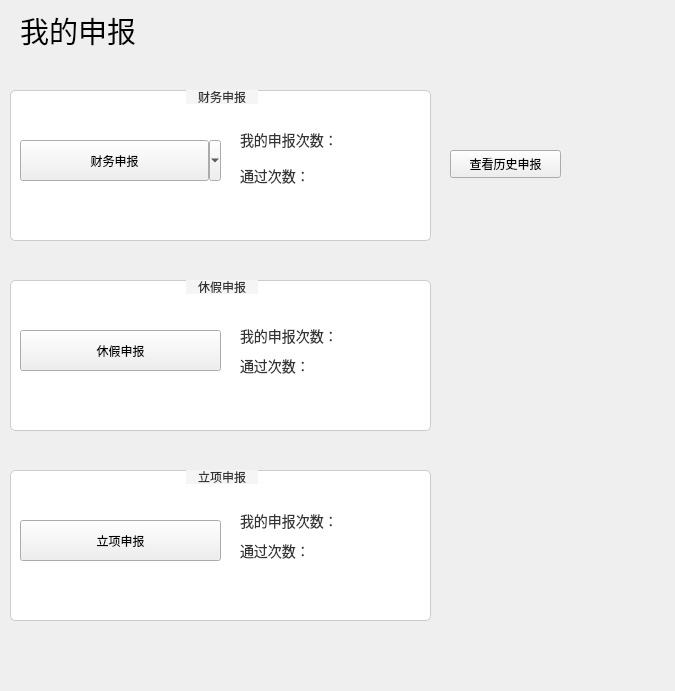
<?xml version="1.0" encoding="UTF-8"?>
<ui version="4.0">
 <class>PersonalApplication</class>
 <widget class="QWidget" name="PersonalApplication">
  <property name="geometry">
   <rect>
    <x>0</x>
    <y>0</y>
    <width>675</width>
    <height>691</height>
   </rect>
  </property>
  <property name="sizePolicy">
   <sizepolicy hsizetype="MinimumExpanding" vsizetype="MinimumExpanding">
    <horstretch>0</horstretch>
    <verstretch>0</verstretch>
   </sizepolicy>
  </property>
  <property name="windowTitle">
   <string>Form</string>
  </property>
  <property name="styleSheet">
   <string notr="true">QGroupBox {
    border: 1px solid #cccccc; /* 浅灰色边框 */
    border-radius: 5px; /* 圆角边框 */
    margin-top: 1ex; /* 顶部外边距 */
    padding: 10px; /* 内边距 */
    background-color: #ffffff; /* 白色背景 */
}

QGroupBox::title {
    subcontrol-origin: margin;
    subcontrol-position: top center; /* 标题位置 */
    padding: 0 10px; /* 标题内边距 */
    background-color: #f5f5f5; /* 浅灰色标题背景 */
    color: #333333; /* 深灰色标题文字 */
    font-weight: bold; /* 标题加粗 */
}</string>
  </property>
  <widget class="QLabel" name="labelTitle2">
   <property name="geometry">
    <rect>
     <x>20</x>
     <y>10</y>
     <width>251</width>
     <height>41</height>
    </rect>
   </property>
   <property name="font">
    <font>
     <pointsize>22</pointsize>
    </font>
   </property>
   <property name="text">
    <string>我的申报</string>
   </property>
  </widget>
  <widget class="QGroupBox" name="groupBoxFinancial">
   <property name="geometry">
    <rect>
     <x>10</x>
     <y>90</y>
     <width>421</width>
     <height>151</height>
    </rect>
   </property>
   <property name="title">
    <string>财务申报</string>
   </property>
   <widget class="QToolButton" name="tbtnFinancial">
    <property name="geometry">
     <rect>
      <x>10</x>
      <y>50</y>
      <width>201</width>
      <height>41</height>
     </rect>
    </property>
    <property name="layoutDirection">
     <enum>Qt::LayoutDirection::LeftToRight</enum>
    </property>
    <property name="text">
     <string>财务申报</string>
    </property>
    <property name="popupMode">
     <enum>QToolButton::ToolButtonPopupMode::MenuButtonPopup</enum>
    </property>
    <property name="toolButtonStyle">
     <enum>Qt::ToolButtonStyle::ToolButtonTextBesideIcon</enum>
    </property>
   </widget>
   <widget class="QLabel" name="labFinancialPassNum">
    <property name="geometry">
     <rect>
      <x>230</x>
      <y>70</y>
      <width>111</width>
      <height>31</height>
     </rect>
    </property>
    <property name="styleSheet">
     <string notr="true">QLabel {
    background-color: transparent; /* 透明背景 */
    color: #333333; /* 深灰色文字 */
    font-family: Arial, sans-serif;
    font-size: 14px;
    border: none; /* 无边框 */
    padding: 0; /* 无内边距 */
    margin: 0; /* 无外边距 */
}</string>
    </property>
    <property name="text">
     <string>通过次数：</string>
    </property>
   </widget>
   <widget class="QLabel" name="labelFinancialNum">
    <property name="geometry">
     <rect>
      <x>230</x>
      <y>40</y>
      <width>111</width>
      <height>19</height>
     </rect>
    </property>
    <property name="styleSheet">
     <string notr="true">QLabel {
    background-color: transparent; /* 透明背景 */
    color: #333333; /* 深灰色文字 */
    font-family: Arial, sans-serif;
    font-size: 14px;
    border: none; /* 无边框 */
    padding: 0; /* 无内边距 */
    margin: 0; /* 无外边距 */
}</string>
    </property>
    <property name="text">
     <string>我的申报次数：</string>
    </property>
   </widget>
  </widget>
  <widget class="QGroupBox" name="groupBoxVacation">
   <property name="geometry">
    <rect>
     <x>10</x>
     <y>280</y>
     <width>421</width>
     <height>151</height>
    </rect>
   </property>
   <property name="title">
    <string>休假申报</string>
   </property>
   <widget class="QToolButton" name="tbtnVacation">
    <property name="geometry">
     <rect>
      <x>10</x>
      <y>50</y>
      <width>201</width>
      <height>41</height>
     </rect>
    </property>
    <property name="layoutDirection">
     <enum>Qt::LayoutDirection::LeftToRight</enum>
    </property>
    <property name="text">
     <string>休假申报</string>
    </property>
    <property name="popupMode">
     <enum>QToolButton::ToolButtonPopupMode::DelayedPopup</enum>
    </property>
    <property name="toolButtonStyle">
     <enum>Qt::ToolButtonStyle::ToolButtonTextBesideIcon</enum>
    </property>
   </widget>
   <widget class="QLabel" name="labelVacationNum">
    <property name="geometry">
     <rect>
      <x>230</x>
      <y>40</y>
      <width>111</width>
      <height>31</height>
     </rect>
    </property>
    <property name="styleSheet">
     <string notr="true">QLabel {
    background-color: transparent; /* 透明背景 */
    color: #333333; /* 深灰色文字 */
    font-family: Arial, sans-serif;
    font-size: 14px;
    border: none; /* 无边框 */
    padding: 0; /* 无内边距 */
    margin: 0; /* 无外边距 */
}</string>
    </property>
    <property name="text">
     <string>我的申报次数：</string>
    </property>
   </widget>
   <widget class="QLabel" name="labVacationPassNum">
    <property name="geometry">
     <rect>
      <x>230</x>
      <y>70</y>
      <width>111</width>
      <height>31</height>
     </rect>
    </property>
    <property name="styleSheet">
     <string notr="true">QLabel {
    background-color: transparent; /* 透明背景 */
    color: #333333; /* 深灰色文字 */
    font-family: Arial, sans-serif;
    font-size: 14px;
    border: none; /* 无边框 */
    padding: 0; /* 无内边距 */
    margin: 0; /* 无外边距 */
}</string>
    </property>
    <property name="text">
     <string>通过次数：</string>
    </property>
   </widget>
   <widget class="QGroupBox" name="groupBoxVacation_2">
    <property name="geometry">
     <rect>
      <x>210</x>
      <y>300</y>
      <width>421</width>
      <height>151</height>
     </rect>
    </property>
    <property name="title">
     <string>休假申报</string>
    </property>
    <widget class="QToolButton" name="tbtnVacation_2">
     <property name="geometry">
      <rect>
       <x>10</x>
       <y>50</y>
       <width>201</width>
       <height>41</height>
      </rect>
     </property>
     <property name="layoutDirection">
      <enum>Qt::LayoutDirection::LeftToRight</enum>
     </property>
     <property name="text">
      <string>休假申报</string>
     </property>
     <property name="popupMode">
      <enum>QToolButton::ToolButtonPopupMode::DelayedPopup</enum>
     </property>
     <property name="toolButtonStyle">
      <enum>Qt::ToolButtonStyle::ToolButtonTextBesideIcon</enum>
     </property>
    </widget>
    <widget class="QLabel" name="labelVacationNum_2">
     <property name="geometry">
      <rect>
       <x>230</x>
       <y>40</y>
       <width>111</width>
       <height>31</height>
      </rect>
     </property>
     <property name="styleSheet">
      <string notr="true">QLabel {
    background-color: transparent; /* 透明背景 */
    color: #333333; /* 深灰色文字 */
    font-family: Arial, sans-serif;
    font-size: 14px;
    border: none; /* 无边框 */
    padding: 0; /* 无内边距 */
    margin: 0; /* 无外边距 */
}</string>
     </property>
     <property name="text">
      <string>我的申报次数：</string>
     </property>
    </widget>
    <widget class="QLabel" name="labVacationPassNum_2">
     <property name="geometry">
      <rect>
       <x>230</x>
       <y>70</y>
       <width>111</width>
       <height>31</height>
      </rect>
     </property>
     <property name="styleSheet">
      <string notr="true">QLabel {
    background-color: transparent; /* 透明背景 */
    color: #333333; /* 深灰色文字 */
    font-family: Arial, sans-serif;
    font-size: 14px;
    border: none; /* 无边框 */
    padding: 0; /* 无内边距 */
    margin: 0; /* 无外边距 */
}</string>
     </property>
     <property name="text">
      <string>通过次数：</string>
     </property>
    </widget>
   </widget>
   <widget class="QPushButton" name="pushButton_2">
    <property name="geometry">
     <rect>
      <x>650</x>
      <y>170</y>
      <width>111</width>
      <height>28</height>
     </rect>
    </property>
    <property name="text">
     <string>查看历史申报</string>
    </property>
   </widget>
   <widget class="QGroupBox" name="groupBoxProjection_2">
    <property name="geometry">
     <rect>
      <x>210</x>
      <y>490</y>
      <width>421</width>
      <height>151</height>
     </rect>
    </property>
    <property name="title">
     <string>立项申报</string>
    </property>
    <widget class="QToolButton" name="tbtnProjection_2">
     <property name="geometry">
      <rect>
       <x>10</x>
       <y>50</y>
       <width>201</width>
       <height>41</height>
      </rect>
     </property>
     <property name="layoutDirection">
      <enum>Qt::LayoutDirection::LeftToRight</enum>
     </property>
     <property name="text">
      <string>立项申报</string>
     </property>
     <property name="popupMode">
      <enum>QToolButton::ToolButtonPopupMode::DelayedPopup</enum>
     </property>
     <property name="toolButtonStyle">
      <enum>Qt::ToolButtonStyle::ToolButtonTextBesideIcon</enum>
     </property>
    </widget>
    <widget class="QLabel" name="labelProjectionNum_2">
     <property name="geometry">
      <rect>
       <x>230</x>
       <y>40</y>
       <width>111</width>
       <height>21</height>
      </rect>
     </property>
     <property name="styleSheet">
      <string notr="true">QLabel {
    background-color: transparent; /* 透明背景 */
    color: #333333; /* 深灰色文字 */
    font-family: Arial, sans-serif;
    font-size: 14px;
    border: none; /* 无边框 */
    padding: 0; /* 无内边距 */
    margin: 0; /* 无外边距 */
}</string>
     </property>
     <property name="text">
      <string>我的申报次数： </string>
     </property>
    </widget>
    <widget class="QLabel" name="labProjectionPassNum_2">
     <property name="geometry">
      <rect>
       <x>230</x>
       <y>70</y>
       <width>111</width>
       <height>21</height>
      </rect>
     </property>
     <property name="styleSheet">
      <string notr="true">QLabel {
    background-color: transparent; /* 透明背景 */
    color: #333333; /* 深灰色文字 */
    font-family: Arial, sans-serif;
    font-size: 14px;
    border: none; /* 无边框 */
    padding: 0; /* 无内边距 */
    margin: 0; /* 无外边距 */
}</string>
     </property>
     <property name="text">
      <string>通过次数：</string>
     </property>
    </widget>
   </widget>
  </widget>
  <widget class="QGroupBox" name="groupBoxProjection">
   <property name="geometry">
    <rect>
     <x>10</x>
     <y>470</y>
     <width>421</width>
     <height>151</height>
    </rect>
   </property>
   <property name="title">
    <string>立项申报</string>
   </property>
   <widget class="QToolButton" name="tbtnProjection">
    <property name="geometry">
     <rect>
      <x>10</x>
      <y>50</y>
      <width>201</width>
      <height>41</height>
     </rect>
    </property>
    <property name="layoutDirection">
     <enum>Qt::LayoutDirection::LeftToRight</enum>
    </property>
    <property name="text">
     <string>立项申报</string>
    </property>
    <property name="popupMode">
     <enum>QToolButton::ToolButtonPopupMode::DelayedPopup</enum>
    </property>
    <property name="toolButtonStyle">
     <enum>Qt::ToolButtonStyle::ToolButtonTextBesideIcon</enum>
    </property>
   </widget>
   <widget class="QLabel" name="labelProjectionNum">
    <property name="geometry">
     <rect>
      <x>230</x>
      <y>40</y>
      <width>111</width>
      <height>21</height>
     </rect>
    </property>
    <property name="styleSheet">
     <string notr="true">QLabel {
    background-color: transparent; /* 透明背景 */
    color: #333333; /* 深灰色文字 */
    font-family: Arial, sans-serif;
    font-size: 14px;
    border: none; /* 无边框 */
    padding: 0; /* 无内边距 */
    margin: 0; /* 无外边距 */
}</string>
    </property>
    <property name="text">
     <string>我的申报次数： </string>
    </property>
   </widget>
   <widget class="QLabel" name="labProjectionPassNum">
    <property name="geometry">
     <rect>
      <x>230</x>
      <y>70</y>
      <width>111</width>
      <height>21</height>
     </rect>
    </property>
    <property name="styleSheet">
     <string notr="true">QLabel {
    background-color: transparent; /* 透明背景 */
    color: #333333; /* 深灰色文字 */
    font-family: Arial, sans-serif;
    font-size: 14px;
    border: none; /* 无边框 */
    padding: 0; /* 无内边距 */
    margin: 0; /* 无外边距 */
}</string>
    </property>
    <property name="text">
     <string>通过次数：</string>
    </property>
   </widget>
  </widget>
  <widget class="QPushButton" name="pushButton">
   <property name="geometry">
    <rect>
     <x>450</x>
     <y>150</y>
     <width>111</width>
     <height>28</height>
    </rect>
   </property>
   <property name="text">
    <string>查看历史申报</string>
   </property>
  </widget>
  <action name="actReimbursementApplication">
   <property name="text">
    <string>报销申请</string>
   </property>
   <property name="toolTip">
    <string>报销申请</string>
   </property>
   <property name="menuRole">
    <enum>QAction::MenuRole::NoRole</enum>
   </property>
  </action>
  <action name="actLoanApplication">
   <property name="text">
    <string>借款申请</string>
   </property>
   <property name="toolTip">
    <string>借款申请</string>
   </property>
   <property name="menuRole">
    <enum>QAction::MenuRole::NoRole</enum>
   </property>
  </action>
  <action name="actSalaryAdjustmentApplication">
   <property name="text">
    <string>薪酬调整申报</string>
   </property>
   <property name="toolTip">
    <string>薪酬调整申报</string>
   </property>
   <property name="menuRole">
    <enum>QAction::MenuRole::NoRole</enum>
   </property>
  </action>
 </widget>
 <resources/>
 <connections/>
</ui>
